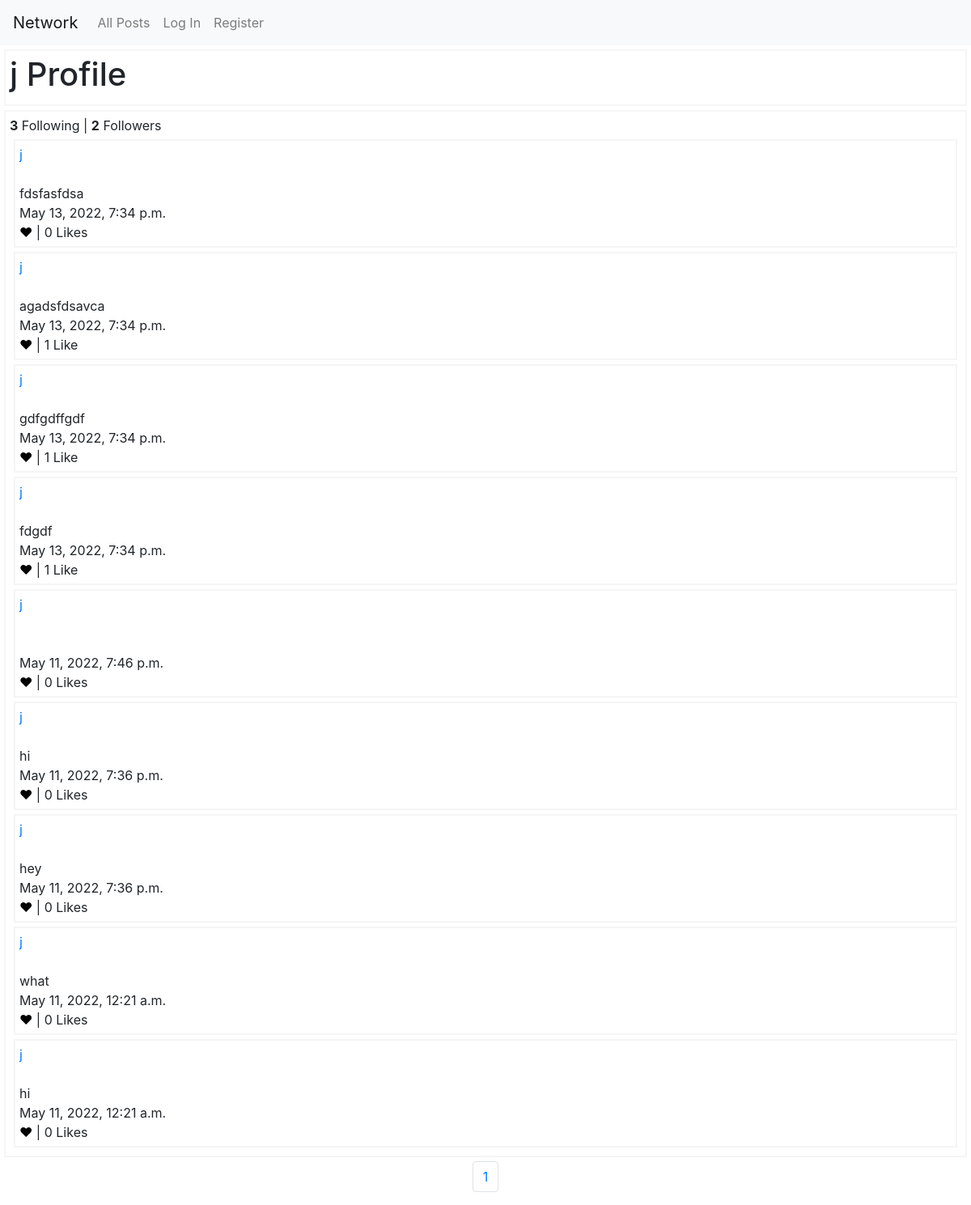
The page /user/1 on the database as committed earlier.
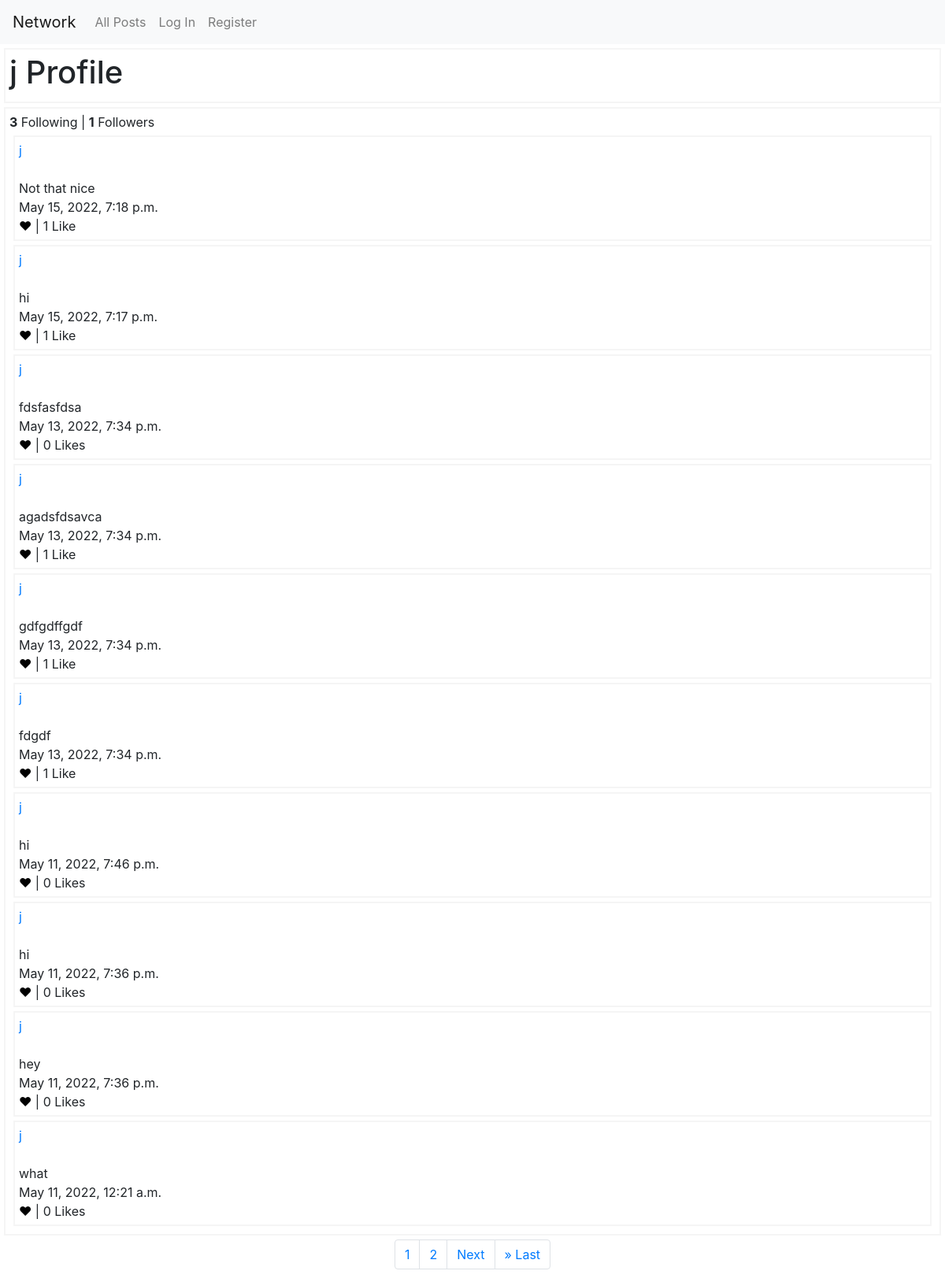
The same page on the database as committed later.
### network/models.py (models this page shows)
class User(AbstractUser):
    pass

class Posts(models.Model):
    content = models.TextField(max_length=280)
    user = models.ForeignKey(
        "User", on_delete=models.CASCADE, related_name="Posts")
    timestamp = models.DateTimeField(auto_now_add=True)
    likes = models.IntegerField()

### network/views.py (the view)
# urls.py: path("user/<int:user>", views.user_details, name="user_details"),
def user_details(request, user):
    user_details = User.objects.filter(id=user)[0]
    username = user_details.username
    page = request.GET.get('page')
    all_posts = Posts.objects.filter(
        user=user).order_by('-timestamp')
    pag_posts = Paginator(all_posts, 10)
    posts = pag_posts.get_page(page)
    followers = Following.objects.filter(user=user).count()
    following = Following.objects.filter(follower=username).count()
    try:
        follows = Following.objects.filter(
            user=user, follower=request.user)[0].user
    except IndexError:
        follows = False
    if request.user.is_authenticated == False:
        likes = Likes.objects.filter(user=None)
    else:
        likes = Likes.objects.filter(user=request.user)
    user_likes = []
    for post in all_posts:
        for like in likes:
            if post.id == like.post.id:
                user_likes.append(post)
    return render(request, "network/user.html", {
        'posts': posts,
        'user_likes': user_likes,
        'likes': likes,
        "users_page": user_details,
        'follows': follows,
        "followers": followers,
        "following": following})

### network/templates/network/user.html (shortened to what this page needs)
{% extends "network/layout.html" %}
{% load static %}
{% block body %}
<div class="user-posts" id="user-profile-title">
    {%if users_page.id == request.user.id%}
    <h1> My Profile <h1>
            {%else%}
            <h1> {{users_page.username}} Profile <h1>
                    {% endif %}
</div>
<div class="user-posts" id="user-profile">
    <strong>{{following}}</strong> Following | <strong>{{followers}}</strong> Followers<br>
    {% for post in posts%}
    <div class="user-posts" id="{{post.id}}">
        <a href="{% url 'user_details' post.user.id %}">{{post.user}}</a><br>
        <br>
        <span id="{{post.id}}-content">{{post.content}}</span> <br>
        {{post.timestamp}}<br>
        <div class='btn-liked-unliked'>
            {%if post in user_likes%}
            <span id="btn-liked-{{post}}" onclick="likeUnlike(this.id, {{post.id}})" style="color:red;">&hearts;</span>
            |
            {%else%}
            <span id="btn-unliked-{{post}}" onclick="likeUnlike(this.id, {{post.id}})"
                style="color:black;">&hearts;</span> |
            {%endif%}
            {%if post.likes == 1%}
            <span id="like-count-{{post.id}}"> {{post.likes}} Like </span>
            {%else%}
            <span id="like-count-{{post.id}}">{{post.likes}} Likes </span>
            {%endif%}
        </div>
    </div>
    {% endfor %}
</div>
<nav aria-label="..." class="user-post-paginator">
    <ul class="pagination justify-content-center">
        {% for i in posts.paginator.page_range%}
        <li class="page-item"><a class="page-link" href="?page={{i}}">{{i}}</a></li>
        {%endfor%}
        {% if posts.has_next %}
        <li class="page-item"><a class="page-link" href="?page={{posts.next_page_number}}">Next</a></li>
        <li class="page-item"><a class="page-link" href="?page={{posts.paginator.num_pages}}">&raquo; Last</a>
        </li>
        {% endif %}
    </ul>
</nav>
{% endblock %}

### network/templates/network/layout.html (shortened to what this page needs)
{% load static %}
<!DOCTYPE html>
<html lang="en">
<head>
    <link rel="stylesheet" href="https://stackpath.bootstrapcdn.com/bootstrap/4.4.1/css/bootstrap.min.css"
>
    <link href="{% static 'network/styles.css' %}" rel="stylesheet">
</head>
<body>
    <nav class="navbar navbar-expand-lg navbar-light bg-light">
        <a id="network" class="navbar-brand" href="#">Network</a>
        <div>
            <ul class="navbar-nav mr-auto">
                <li class="nav-item">
                    <a id="All-posts" class="nav-link" href="{% url 'index' %}">All Posts</a>
                </li>
                {% if user.is_authenticated %}
                <li class="nav-item">
                    <a id="Following" class="nav-link" href="{% url 'following'%}">Following</a>
                </li>
                <li class="nav-item">
                    <a class="nav-link" href="{% url 'logout' %}">Log Out</a>
                </li>
                {% else %}
                <li class="nav-item">
                    <a class="nav-link" href="{% url 'login' %}">Log In</a>
                </li>
                <li class="nav-item">
                    <a class="nav-link" href="{% url 'register' %}">Register</a>
                </li>
                {% endif %}
            </ul>
        </div>
    </nav>
    <div class="body">
        {% block body %}
        {% endblock %}
    </div>
</body>
</html>

### network/static/network/styles.css (style rules this page uses)
.user-posts { border: 2px solid whitesmoke; padding: 5px; margin: 5px; display: block; }

Rows that differ between the two databases and show on the page:
no longer on this page (row unchanged): Posts: user "j", content "hi", timestamp "May 11, 2022, 12:21 a.m.", likes "0"
added Posts: user "j", content "Not that nice", timestamp "May 15, 2022, 7:18 p.m.", likes "1"
added Posts: user "j", content "hi", timestamp "May 15, 2022, 7:17 p.m.", likes "1"
changed Posts "May 11, 2022, 7:46 p.m.": content (not shown) → "hi"
Other text that changed with them:
{{ followers }}: "2" → "1"
new list line: "2"
text now shown: "Next » Last"
